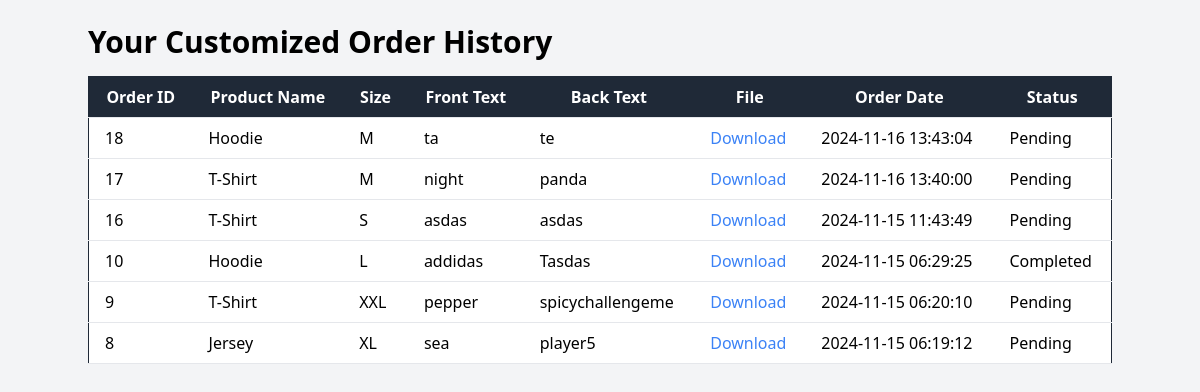
Page /customizedOrderHistory.php (signed in) on the committed database.
### tables this page shows
CREATE TABLE `customization_orders` (
  `id` int(11) NOT NULL,
  `user_id` int(11) NOT NULL,
  `product_name` varchar(255) NOT NULL,
  `size` enum('S','M','L','XL','XXL') NOT NULL,
  `customizations` longtext DEFAULT NULL CHECK (json_valid(`customizations`)),
  `front_text` varchar(255) DEFAULT NULL,
  `back_text` varchar(255) DEFAULT NULL,
  `order_date` timestamp NOT NULL DEFAULT current_timestamp(),
  `updated_at` timestamp NOT NULL DEFAULT current_timestamp() ON UPDATE current_timestamp(),
  `status` enum('Pending','Processing','Completed','Cancelled','Delivery') DEFAULT 'Pending',
  `file_path` varchar(512) DEFAULT NULL
);

### customizedOrderHistory.php (the view, shortened to what this page needs)
<?php
include 'db_connection.php';
$userId = $_SESSION['user_id'];
$query = "
    SELECT id, product_name, size, front_text, back_text, file_path, order_date, status
    FROM customization_orders
    WHERE user_id = ?
    ORDER BY order_date DESC
";
$stmt = $db->prepare($query);
$stmt->bind_param("i", $userId);
$stmt->execute();
$result = $stmt->get_result();
?>
<!DOCTYPE html>
<html lang="en">
<head>
    <link rel="stylesheet" href="https://cdn.jsdelivr.net/npm/tailwindcss@2.2.19/dist/tailwind.min.css">
</head>
<body class="bg-gray-100 p-6">
<div class="container mx-auto">
    <h2 class="text-3xl font-bold mb-4">Your Customized Order History</h2>
    <div class="overflow-x-auto">
        <table class="min-w-full bg-white border border-gray-800">
            <thead>
                <tr class="bg-gray-800 text-white">
                    <th class="px-4 py-2 border-b">Order ID</th>
                    <th class="px-4 py-2 border-b">Product Name</th>
                    <th class="px-4 py-2 border-b">Size</th>
                    <th class="px-4 py-2 border-b">Front Text</th>
                    <th class="px-4 py-2 border-b">Back Text</th>
                    <th class="px-4 py-2 border-b">File</th>
                    <th class="px-4 py-2 border-b">Order Date</th>
                    <th class="px-4 py-2 border-b">Status</th>
                </tr>
            </thead>
            <tbody>
                <?php if ($result->num_rows > 0) { ?>
                    <?php while ($row = $result->fetch_assoc()) { ?>
                        <tr class="hover:bg-gray-100">
                            <td class="px-4 py-2 border-b"><?php echo htmlspecialchars($row['id']); ?></td>
                            <td class="px-4 py-2 border-b"><?php echo htmlspecialchars($row['product_name']); ?></td>
                            <td class="px-4 py-2 border-b"><?php echo htmlspecialchars($row['size']); ?></td>
                            <td class="px-4 py-2 border-b"><?php echo htmlspecialchars($row['front_text']); ?></td>
                            <td class="px-4 py-2 border-b"><?php echo htmlspecialchars($row['back_text']); ?></td>
                            <td class="px-4 py-2 border-b">
                                <a href="<?php echo htmlspecialchars($row['file_path']); ?>" download class="text-blue-500 hover:underline">Download</a>
                            </td>
                            <td class="px-4 py-2 border-b"><?php echo htmlspecialchars($row['order_date']); ?></td>
                            <td class="px-4 py-2 border-b"><?php echo htmlspecialchars($row['status']); ?></td>
                        </tr>
                    <?php } ?>
                <?php } else { ?>
                    <tr>
                        <td colspan="8" class="px-4 py-2 border-b text-center">No customized orders found.</td>
                    </tr>
                <?php } ?>
            </tbody>
        </table>
    </div>
</div>
</body>
</html>

### rows in the picture
customization_orders: id "18", product_name "Hoodie", size "M", front_text "ta", back_text "te", order_date "2024-11-16 13:43:04", status "Pending"
customization_orders: id "17", product_name "T-Shirt", size "M", front_text "night", back_text "panda", order_date "2024-11-16 13:40:00", status "Pending"
customization_orders: id "16", product_name "T-Shirt", size "S", front_text "asdas", back_text "asdas", order_date "2024-11-15 11:43:49", status "Pending"
customization_orders: id "10", product_name "Hoodie", size "L", front_text "addidas", back_text "Tasdas", order_date "2024-11-15 06:29:25", status "Completed"
customization_orders: id "9", product_name "T-Shirt", size "XXL", front_text "pepper", back_text "spicychallengeme", order_date "2024-11-15 06:20:10", status "Pending"
customization_orders: id "8", product_name "Jersey", size "XL", front_text "sea", back_text "player5", order_date "2024-11-15 06:19:12", status "Pending"
